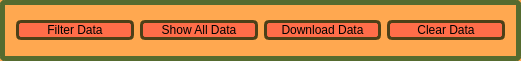
   <widget class="QFrame" name="frame_3">
    <property name="geometry">
     <rect>
      <x>30</x>
      <y>360</y>
      <width>521</width>
      <height>61</height>
     </rect>
    </property>
    <property name="styleSheet">
     <string notr="true">background-color:#ffa850;
border-style: solid;
border-width: 5px;
border-color: #556B2F;
border-radius: 5px;</string>
    </property>
    <property name="frameShape">
     <enum>QFrame::StyledPanel</enum>
    </property>
    <property name="frameShadow">
     <enum>QFrame::Raised</enum>
    </property>
    <layout class="QGridLayout" name="gridLayout_8">
     <item row="0" column="0">
      <widget class="QPushButton" name="pushButton_7">
       <property name="cursor">
        <cursorShape>PointingHandCursor</cursorShape>
       </property>
       <property name="styleSheet">
        <string notr="true">QPushButton {
border-style: solid;
border-width: 3px;
background-color: #ff6d49;
border-color: #4d4018;
color: black;
}
QPushButton:hover {
    background-color: red;
    
}
QPushButton:pressed {
    background-color: orange;
    
}</string>
       </property>
       <property name="text">
        <string>Filter Data</string>
       </property>
      </widget>
     </item>
     <item row="0" column="1">
      <widget class="QPushButton" name="pushButton_8">
       <property name="cursor">
        <cursorShape>PointingHandCursor</cursorShape>
       </property>
       <property name="styleSheet">
        <string notr="true">QPushButton {
border-style: solid;
border-width: 3px;
background-color: #ff6d49;
border-color: #4d4018;
color: black;
}
QPushButton:hover {
    background-color: red;
    
}
QPushButton:pressed {
    background-color: orange;
    
}</string>
       </property>
       <property name="text">
        <string>Show All Data</string>
       </property>
      </widget>
     </item>
     <item row="0" column="2">
      <widget class="QPushButton" name="pushButton_9">
       <property name="cursor">
        <cursorShape>PointingHandCursor</cursorShape>
       </property>
       <property name="styleSheet">
        <string notr="true">QPushButton {
border-style: solid;
border-width: 3px;
background-color: #ff6d49;
border-color: #4d4018;
color: black;
}
QPushButton:hover {
    background-color: red;
    
}
QPushButton:pressed {
    background-color: orange;
    
}</string>
       </property>
       <property name="text">
        <string>Download Data</string>
       </property>
      </widget>
     </item>
     <item row="0" column="3">
      <widget class="QPushButton" name="pushButton_4">
       <property name="cursor">
        <cursorShape>PointingHandCursor</cursorShape>
       </property>
       <property name="styleSheet">
        <string notr="true">QPushButton {
border-style: solid;
border-width: 3px;
background-color: #ff6d49;
border-color: #4d4018;
color: black;
}
QPushButton:hover {
    background-color: red;
    
}
QPushButton:pressed {
    background-color: orange;
    
}</string>
       </property>
       <property name="text">
        <string>Clear Data</string>
       </property>
      </widget>
     </item>
    </layout>
   </widget>
